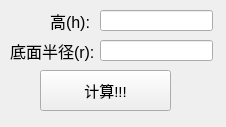
<?xml version="1.0" encoding="UTF-8"?>
<ui version="4.0">
 <class>cylinder_v</class>
 <widget class="QWidget" name="cylinder_v">
  <property name="geometry">
   <rect>
    <x>0</x>
    <y>0</y>
    <width>226</width>
    <height>127</height>
   </rect>
  </property>
  <property name="windowTitle">
   <string>Form</string>
  </property>
  <widget class="QLabel" name="label_r">
   <property name="geometry">
    <rect>
     <x>10</x>
     <y>40</y>
     <width>91</width>
     <height>21</height>
    </rect>
   </property>
   <property name="font">
    <font>
     <pointsize>12</pointsize>
     <bold>false</bold>
    </font>
   </property>
   <property name="text">
    <string>底面半径(r):</string>
   </property>
  </widget>
  <widget class="QLabel" name="label_h">
   <property name="geometry">
    <rect>
     <x>50</x>
     <y>10</y>
     <width>41</width>
     <height>21</height>
    </rect>
   </property>
   <property name="font">
    <font>
     <pointsize>12</pointsize>
     <bold>false</bold>
    </font>
   </property>
   <property name="text">
    <string>高(h):</string>
   </property>
  </widget>
  <widget class="QLineEdit" name="lineEdit_h">
   <property name="geometry">
    <rect>
     <x>100</x>
     <y>10</y>
     <width>113</width>
     <height>21</height>
    </rect>
   </property>
  </widget>
  <widget class="QLineEdit" name="lineEdit_r">
   <property name="geometry">
    <rect>
     <x>100</x>
     <y>40</y>
     <width>113</width>
     <height>21</height>
    </rect>
   </property>
  </widget>
  <widget class="QPushButton" name="pushButton">
   <property name="geometry">
    <rect>
     <x>40</x>
     <y>70</y>
     <width>131</width>
     <height>41</height>
    </rect>
   </property>
   <property name="font">
    <font>
     <pointsize>11</pointsize>
    </font>
   </property>
   <property name="text">
    <string>计算!!!</string>
   </property>
  </widget>
 </widget>
 <resources/>
 <connections/>
</ui>
